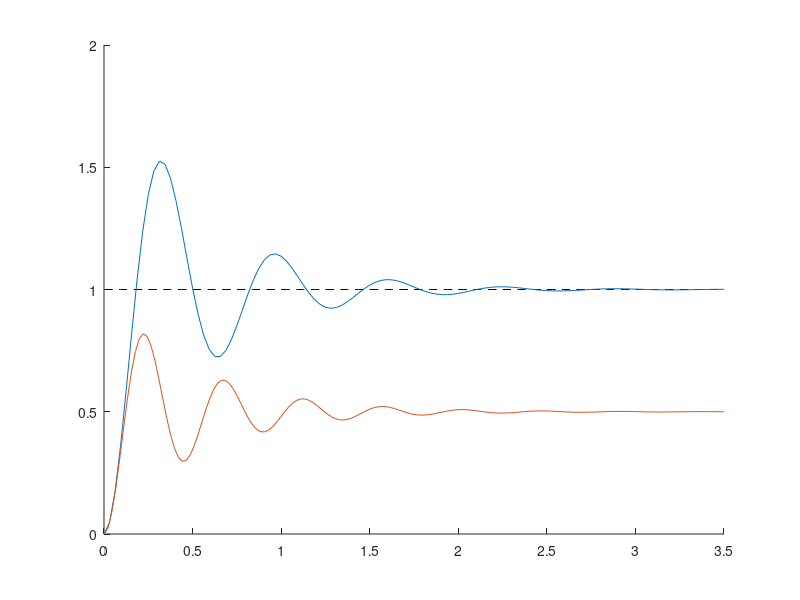

This chart was generated by the following MATLAB code: (Note: this script raises an error after producing the figure.)
clear; clc; clf
%%
with_feedback = true;
with_controler = true;
%%
t_end = 3.5;
s = tf('s');
taw=0.1 ; zita=0.2;

G = (1) / (taw*s*(taw*s+2*zita));
G = feedback(G, 1);

[y_op, t] = step(G, t_end);
u = ones(size(t));
hold on
title_ = {['\tau : ', num2str(taw), ' ,  \xi: ', num2str(zita)]};
plot(t, u, 'k--', 'displayName', 'ref')
plot(t, y_op, 'displayName', 'open loop')

if with_feedback
    H = feedback(G, 1);
    [y_cl, t] = step(H, t_end);
    plot(t, y_cl, 'displayName', 'closed loop')
end

if with_controler
    opt = pidtuneOptions('DesignFocus', 'disturbance-rejection');
    [C, info ] = pidtune(G, 'pid')
        C.Kp;
        Ti = C.Kp / C.Ki;
        Td = C.Kd / C.Kp;
    H = feedback(G*C, 1);

    [yc, t] = step(H, t_end);
    plot(t, yc, 'g', 'displayName', 'with PID controler')
    title_ = {title_{:}, ['PID: K_p: ', num2str(C.Kp), ', T_i: ', num2str(Ti), ', T_d: ', num2str(Td)]};
end
title(title_);
legend('show')
grid on